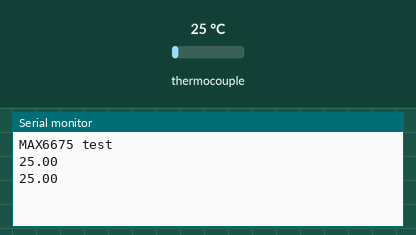
Simulated run of this sketch. Board: ESP8266 (Wemos D1 mini). On the bench: the last lines printed to the serial monitor. Inputs (shaded band) come from the test bench; at power-on: thermocouple 25 °C.

Above: at 1.7 s.
1.8 s: thermocouple set to 6 °C
At 3.1 s:
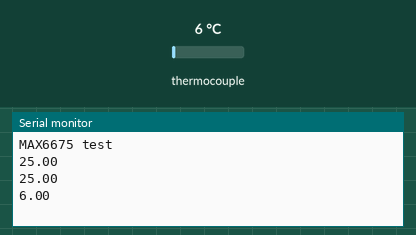
3.3 s: thermocouple set to 75 °C
At 4.3 s:
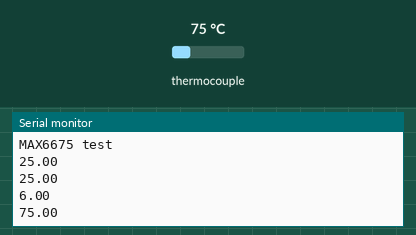
Timing chart, 0 to 6.3 s (numbered marks = the images above; inputs shaded):
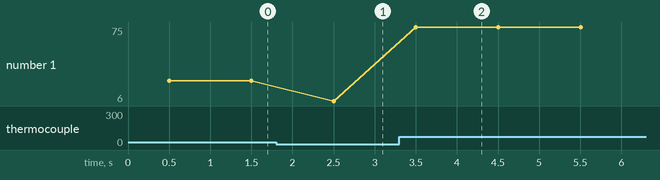

Measured:
- after the input at 1.8 s, the serial monitor: prints a new line after 0.70 s (image 1)
- after the input at 3.3 s, the serial monitor: prints a new line after 0.20 s (image 2)
- plotted number 1: 25 → 6 after the input at 1.8 s, 6 → 75 after the input at 3.3 s

The sketch:

serialthermocouple.ino
```cpp
// this example is public domain. enjoy!
// https://learn.adafruit.com/thermocouple/

#include "max6675.h"

// Modify pinout for the D1 Mini Thermocouple shield
// From EZMation
// https://ezmation.com/wifi/67-wifi-max6675-k-type-thermocouple.html
int thermoDO = D6;
int thermoCS = D8;
int thermoCLK = D5;

MAX6675 thermocouple(thermoCLK, thermoCS, thermoDO);

void setup() {
  Serial.begin(9600);

  Serial.println("MAX6675 test");
  // wait for MAX chip to stabilize
  delay(500);
}

void loop() {
  // basic readout test, just print the current temp

  // For the excel data streamer, we only want the temp in C
  // One teperature reading per line
  // no other text

   //Serial.print("C = ");
   Serial.println(thermocouple.readCelsius());
   //Serial.print("F = ");
   //Serial.println(thermocouple.readFahrenheit());

   // For the MAX6675 to update, you must delay AT LEAST 250ms between reads!
   delay(1000);
}
```
